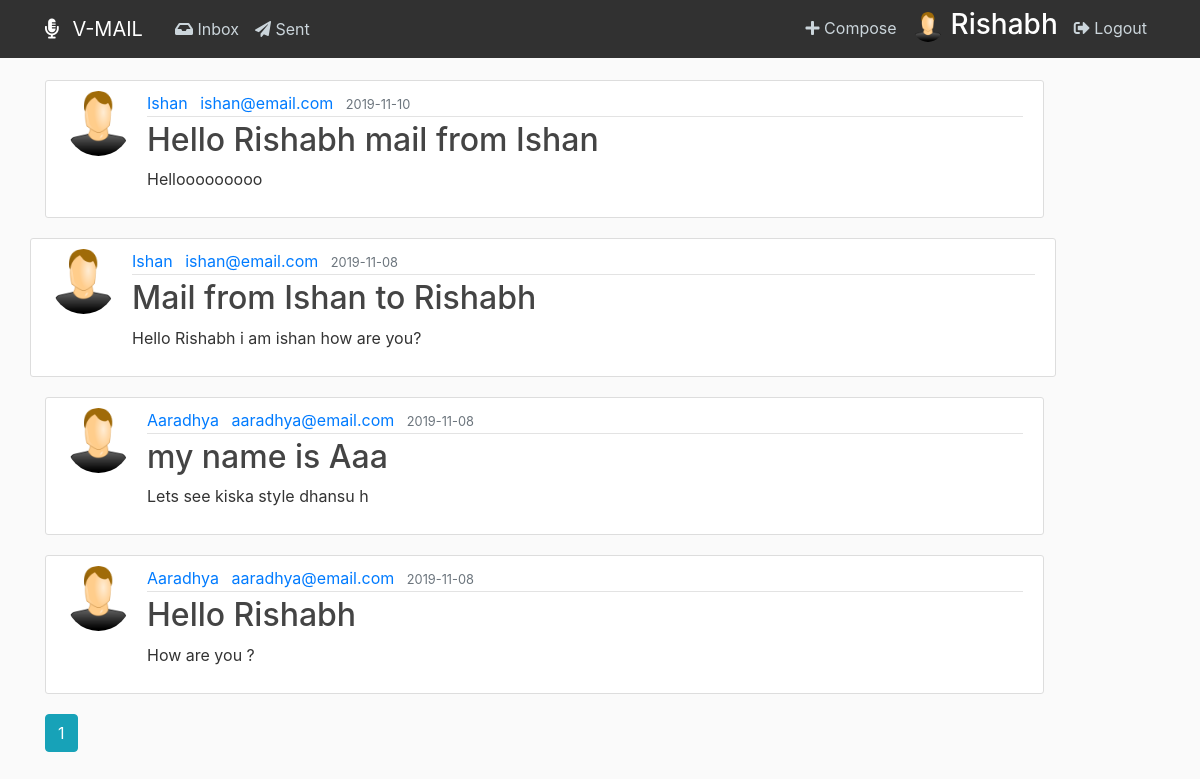
Screenshot of /inbox (signed in) with the database file from the repository.
### vmail/models.py (models this page shows, shortened)
class User(db.Model, UserMixin):
    id = db.Column(db.Integer, primary_key=True)
    username = db.Column(db.String(20), unique=True, nullable=False)
    email = db.Column(db.String(120), unique=True, nullable=False)
    image_file = db.Column(db.String(20), nullable=False,
                           default='default.png')
    password = db.Column(db.String(60), nullable=False)
    mails = db.relationship('Mail', backref='author', lazy=True)

class Mail(db.Model):
    id = db.Column(db.Integer, primary_key=True)
    title = db.Column(db.String(100), nullable=False)
    date_posted = db.Column(db.DateTime, nullable=False,
                            default=datetime.utcnow)
    content = db.Column(db.Text, nullable=False)
    receiver_id = db.Column(db.Integer, nullable=False)
    user_id = db.Column(db.Integer, db.ForeignKey('user.id'), nullable=False)

### vmail/routes.py (the view)
@app.route("/inbox")
def inbox():
    page = request.args.get('page', 1, type=int)
    user = User.query.filter_by(username=current_user.username).first_or_404()
    mails = Mail.query.filter_by(receiver_id=user.id).order_by(
        Mail.date_posted.desc()).paginate(page=page, per_page=10)
    return render_template('inbox.html', mails=mails)

### vmail/models.py (called while the page is built)
@login_manager.user_loader
def user(user_id):
    return User.query.get(int(user_id))

### vmail/templates/inbox.html
{% extends "layout.html" %}
{% block content %}
    {% for mail in mails.items %}
    {% if mail.content|length > 50 %}
      {% set con = mail.content[:50] + "..." %}
    {% else %}
      {% set con = mail.content %}
    {% endif %}
      <a href="{{ url_for('mail', mail_id=mail.id) }}">
        <article class="media content-section">
          <img class="rounded-circle article-img" src="{{ url_for('static', filename='media/' + mail.author.image_file) }}">
          <div class="media-body">
            <div class="article-metadata">
              <a class="mr-2" href="#">{{ mail.author.username }}</a>
              <a class="mr-2" href="#">{{ mail.author.email }}</a>
              <small class="text-muted">{{ mail.date_posted.strftime('%Y-%m-%d') }}</small>
            </div>
              <h2>{{ mail.title }}</h2>
              <p class="article-content">{{ con }}</p>
            </div>
          </div>
        </article>
      </a>
    {% endfor %}
    {% for page_num in mails.iter_pages(left_edge=1, right_edge=1, left_current=1, right_current=2) %}
      {% if page_num %}
        {% if mails.page == page_num %}
          <a class="btn btn-info mb-4" href="{{ url_for('inbox', page=page_num) }}">{{ page_num }}</a>
        {% else %}
          <a class="btn btn-outline-info mb-4" href="{{ url_for('inbox', page=page_num) }}">{{ page_num }}</a>
        {% endif %}
      {% else %}
        ...
      {% endif %}
    {% endfor %}
{% endblock content %}

### vmail/templates/layout.html (shortened to what this page needs)
<!DOCTYPE html>
<html>
  <head>
    <link
      rel="stylesheet"
      href="https://maxcdn.bootstrapcdn.com/bootstrap/4.0.0/css/bootstrap.min.css"
    />
    <link
      rel="stylesheet"
      href="https://use.fontawesome.com/releases/v5.8.2/css/all.css"
    />
    <link
      rel="stylesheet"
      type="text/css"
      href="{{ url_for('static', filename='main.css') }}"
    />
  </head>
  <body>
    <header class="site-header">
      <nav class="navbar navbar-expand-md navbar-dark bg-steel fixed-top">
        <div class="container">
          <a class="navbar-brand mr-4" href="/"><i class="fas fa-microphone-alt mr-2"></i> V-MAIL</a>
          <div class="collapse navbar-collapse" id="navbarToggle">
            <div class="navbar-nav mr-auto">
              <a class="nav-item nav-link" href="{{ url_for('inbox') }}"
                ><i class="fas fa-inbox"></i></i> Inbox</a
              >
              <a class="nav-item nav-link" href="{{ url_for('sent_mail') }}"
                ><i class="fas fa-paper-plane"></i> Sent</a
              >
            </div>
            <div class="navbar-nav">
              {% if current_user.is_authenticated %}
              <a class="nav-item nav-link" href="{{ url_for('new_mail') }}"
                ><i class="fas fa-plus"></i> Compose</a
              >
              <img
                class="acc-nav-img ml-2 mr-2 mt-1"
                src="{{ url_for('static', filename='media/' + current_user.image_file) }}"
              />
              <h3 class="mr-2" style="color:white;">
                {{ current_user.username }}
              </h3>
              <a class="nav-item nav-link" href="{{ url_for('logout') }}"
                ><i class="fas fa-sign-out-alt"></i> Logout</a
              >
              {% endif %}
            </div>
          </div>
        </div>
      </nav>
    </header>
    <main role="main" class="container">
      <div class="row">
        <div class="col-md-12">
           {% block content %}{% endblock
          %}
    </main>
  </body>
</html>

### vmail/static/main.css (style rules this page uses)
body { background: #fafafa; color: #333333; margin-top: 5rem; }
h1, h2, h3, h4, h5, h6 { color: #444444; }
.bg-steel { background-color: #313131; }
.site-header .navbar-nav .nav-link { color: #cbd5db; }
.content-section { background: #ffffff; padding: 10px 20px; width: 90%; border: 1px solid #dddddd; border-radius: 3px; margin-bottom: 20px; }
.article-content { white-space: pre-line; }
.article-img { height: 65px; width: 65px; margin-right: 16px; }
.article-metadata { padding-bottom: 1px; margin-bottom: 4px; border-bottom: 1px solid #e3e3e3; }
.acc-nav-img { border-radius: 50%; height: 30px; width: 30px; }

### rows the page displays
User: image_file (placeholder picture), username "Rishabh"
Mail: image_file (placeholder picture), author.username "Ishan", author.email "ishan@email.com", date_posted "2019-11-10", title "Hello Rishabh mail from Ishan", content "Hellooooooooo"
Mail: image_file (placeholder picture), author.username "Ishan", author.email "ishan@email.com", date_posted "2019-11-08", title "Mail from Ishan to Rishabh", content "Hello Rishabh i am ishan how are you?"
Mail: image_file (placeholder picture), author.username "Aaradhya", author.email "aaradhya@email.com", date_posted "2019-11-08", title "my name is Aaa", content "Lets see kiska style dhansu h"
Mail: image_file (placeholder picture), author.username "Aaradhya", author.email "aaradhya@email.com", date_posted "2019-11-08", title "Hello Rishabh", content "How are you ?"

### other values shown
{{ page_num }} "1"
